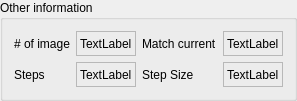
    <widget class="QGroupBox" name="groupBox_3">
     <property name="title">
      <string>Other information</string>
     </property>
     <layout class="QGridLayout" name="gridLayout_4">
      <item row="1" column="6">
       <widget class="QLabel" name="label_step_size">
        <property name="sizePolicy">
         <sizepolicy hsizetype="Preferred" vsizetype="Fixed">
          <horstretch>0</horstretch>
          <verstretch>0</verstretch>
         </sizepolicy>
        </property>
        <property name="minimumSize">
         <size>
          <width>0</width>
          <height>25</height>
         </size>
        </property>
        <property name="maximumSize">
         <size>
          <width>16777215</width>
          <height>25</height>
         </size>
        </property>
        <property name="frameShape">
         <enum>QFrame::StyledPanel</enum>
        </property>
        <property name="text">
         <string>TextLabel</string>
        </property>
       </widget>
      </item>
      <item row="1" column="5">
       <widget class="QLabel" name="label_5">
        <property name="sizePolicy">
         <sizepolicy hsizetype="Preferred" vsizetype="Fixed">
          <horstretch>0</horstretch>
          <verstretch>0</verstretch>
         </sizepolicy>
        </property>
        <property name="minimumSize">
         <size>
          <width>0</width>
          <height>25</height>
         </size>
        </property>
        <property name="maximumSize">
         <size>
          <width>16777215</width>
          <height>25</height>
         </size>
        </property>
        <property name="text">
         <string>Step Size</string>
        </property>
       </widget>
      </item>
      <item row="1" column="2">
       <widget class="QLabel" name="label_4">
        <property name="sizePolicy">
         <sizepolicy hsizetype="Preferred" vsizetype="Fixed">
          <horstretch>0</horstretch>
          <verstretch>0</verstretch>
         </sizepolicy>
        </property>
        <property name="minimumSize">
         <size>
          <width>0</width>
          <height>25</height>
         </size>
        </property>
        <property name="maximumSize">
         <size>
          <width>16777215</width>
          <height>25</height>
         </size>
        </property>
        <property name="text">
         <string>Steps</string>
        </property>
       </widget>
      </item>
      <item row="0" column="5">
       <widget class="QLabel" name="label_63">
        <property name="sizePolicy">
         <sizepolicy hsizetype="Preferred" vsizetype="Fixed">
          <horstretch>0</horstretch>
          <verstretch>0</verstretch>
         </sizepolicy>
        </property>
        <property name="minimumSize">
         <size>
          <width>0</width>
          <height>25</height>
         </size>
        </property>
        <property name="maximumSize">
         <size>
          <width>16777215</width>
          <height>25</height>
         </size>
        </property>
        <property name="text">
         <string>Match current</string>
        </property>
       </widget>
      </item>
      <item row="0" column="4">
       <widget class="QLabel" name="label_of_image">
        <property name="sizePolicy">
         <sizepolicy hsizetype="Preferred" vsizetype="Fixed">
          <horstretch>0</horstretch>
          <verstretch>0</verstretch>
         </sizepolicy>
        </property>
        <property name="minimumSize">
         <size>
          <width>0</width>
          <height>25</height>
         </size>
        </property>
        <property name="maximumSize">
         <size>
          <width>16777215</width>
          <height>25</height>
         </size>
        </property>
        <property name="frameShape">
         <enum>QFrame::StyledPanel</enum>
        </property>
        <property name="text">
         <string>TextLabel</string>
        </property>
       </widget>
      </item>
      <item row="0" column="2">
       <widget class="QLabel" name="label_61">
        <property name="sizePolicy">
         <sizepolicy hsizetype="Preferred" vsizetype="Fixed">
          <horstretch>0</horstretch>
          <verstretch>0</verstretch>
         </sizepolicy>
        </property>
        <property name="minimumSize">
         <size>
          <width>0</width>
          <height>25</height>
         </size>
        </property>
        <property name="maximumSize">
         <size>
          <width>16777215</width>
          <height>25</height>
         </size>
        </property>
        <property name="text">
         <string># of image</string>
        </property>
       </widget>
      </item>
      <item row="1" column="4">
       <widget class="QLabel" name="label_steps">
        <property name="sizePolicy">
         <sizepolicy hsizetype="Preferred" vsizetype="Fixed">
          <horstretch>0</horstretch>
          <verstretch>0</verstretch>
         </sizepolicy>
        </property>
        <property name="minimumSize">
         <size>
          <width>0</width>
          <height>25</height>
         </size>
        </property>
        <property name="maximumSize">
         <size>
          <width>16777215</width>
          <height>25</height>
         </size>
        </property>
        <property name="frameShape">
         <enum>QFrame::StyledPanel</enum>
        </property>
        <property name="text">
         <string>TextLabel</string>
        </property>
       </widget>
      </item>
      <item row="0" column="6">
       <widget class="QLabel" name="label_match_curr">
        <property name="sizePolicy">
         <sizepolicy hsizetype="Preferred" vsizetype="Fixed">
          <horstretch>0</horstretch>
          <verstretch>0</verstretch>
         </sizepolicy>
        </property>
        <property name="minimumSize">
         <size>
          <width>0</width>
          <height>25</height>
         </size>
        </property>
        <property name="maximumSize">
         <size>
          <width>16777215</width>
          <height>25</height>
         </size>
        </property>
        <property name="frameShape">
         <enum>QFrame::StyledPanel</enum>
        </property>
        <property name="text">
         <string>TextLabel</string>
        </property>
       </widget>
      </item>
     </layout>
    </widget>
